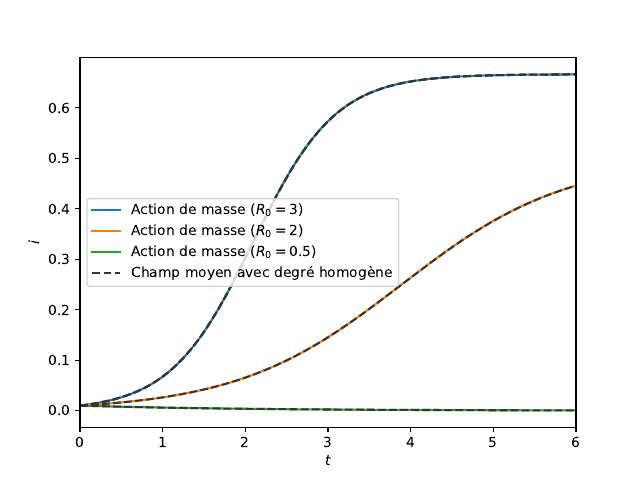

Here is the Python script that generated this plot:
import numpy as np
import matplotlib.pyplot as plt
from scipy.integrate import solve_ivp
from scipy.special import factorial


# INTEGRATE MASS-ACTION SYSTEM

# dynamical parameters
R0_MA_list = [0.5, 2, 3]
t0, t1 = (0, 6)
time = np.linspace(t0, t1, 1000)
i0 = [0.01]

# dynamical equation
def i_dot(t, i, R0):
    return -i + R0*(1 - i)*i

i_t_list = []

for R0 in R0_MA_list:
    # integrate the equation
    sol = solve_ivp(i_dot, (t0, t1), i0, args=(R0,), t_eval = time)
    i_t_list.append(sol.y[0])


# INTEGRATE DBFM SYSTEM

# set max degree, expected degree and generate distribution
k_max = 10
k = np.arange(0, k_max+1, 1)
print(k)
exp_k = 2.
k_dist = [0 for _ in k]
k_dist[int(exp_k)] = 1.
k_dist = np.array(k_dist)
print(k_dist)
print(np.sum(k_dist))

# Theta function
def Theta(ik, exp_k, k):
    return 1/exp_k * np.sum(k * k_dist * ik)

# dynamical equations
def ik_dot(t, ik, R0, exp_k, k):
    return -ik + k * R0 * Theta(ik, exp_k, k) * (1 - ik)

dbmf_i_t_list = []

ik0 = np.array([0.01 for _ in k])

ik_trajectories = []

for R0_MA in R0_MA_list:
    # compute DBMF R0 parameter
    R0 = R0_MA / exp_k

    # integrate the equation
    sol = solve_ivp(ik_dot, (t0, t1), ik0, args=(R0, exp_k, k), t_eval = time, rtol=1e-10)
    # equilibrium equation verification
    eq_point_k = k * R0 * Theta(sol.y[:, -1], exp_k, k)/(1 + k*R0* Theta(sol.y[:, -1], exp_k, k))
    eq_point = np.dot(k_dist, k * R0 * Theta(sol.y[:, -1], exp_k, k)/(1 + k*R0* Theta(sol.y[:, -1], exp_k, k)))
    # print(np.max(np.abs(k * R0 * Theta(sol.y[:, -1], exp_k, k)/(1 + k*R0* Theta(sol.y[:, -1], exp_k, k)) - sol.y[:, -1])))
    ik_trajectories.append(sol.y)
    dbmf_i_t_list.append(k_dist @ sol.y)

ik_trajectories = np.array(ik_trajectories)

plt.figure()
for i, R0_MA in enumerate(R0_MA_list[::-1]):
    plt.plot(time, i_t_list[-1-i], label=f"Action de masse ($R_0 = {R0_MA})$")
plt.plot(time, dbmf_i_t_list[-1], '--', color='#353535ff', label=f"Champ moyen avec degré homogène")
for i, R0_MA in enumerate(R0_MA_list[::-1]):
    plt.plot(time, dbmf_i_t_list[-1-i], '--', color='#353535ff')
plt.xlim(t0, t1)
plt.ylabel('$i$')
plt.xlabel('$t$')
plt.legend()
plt.savefig('1k.pdf')
plt.show()
